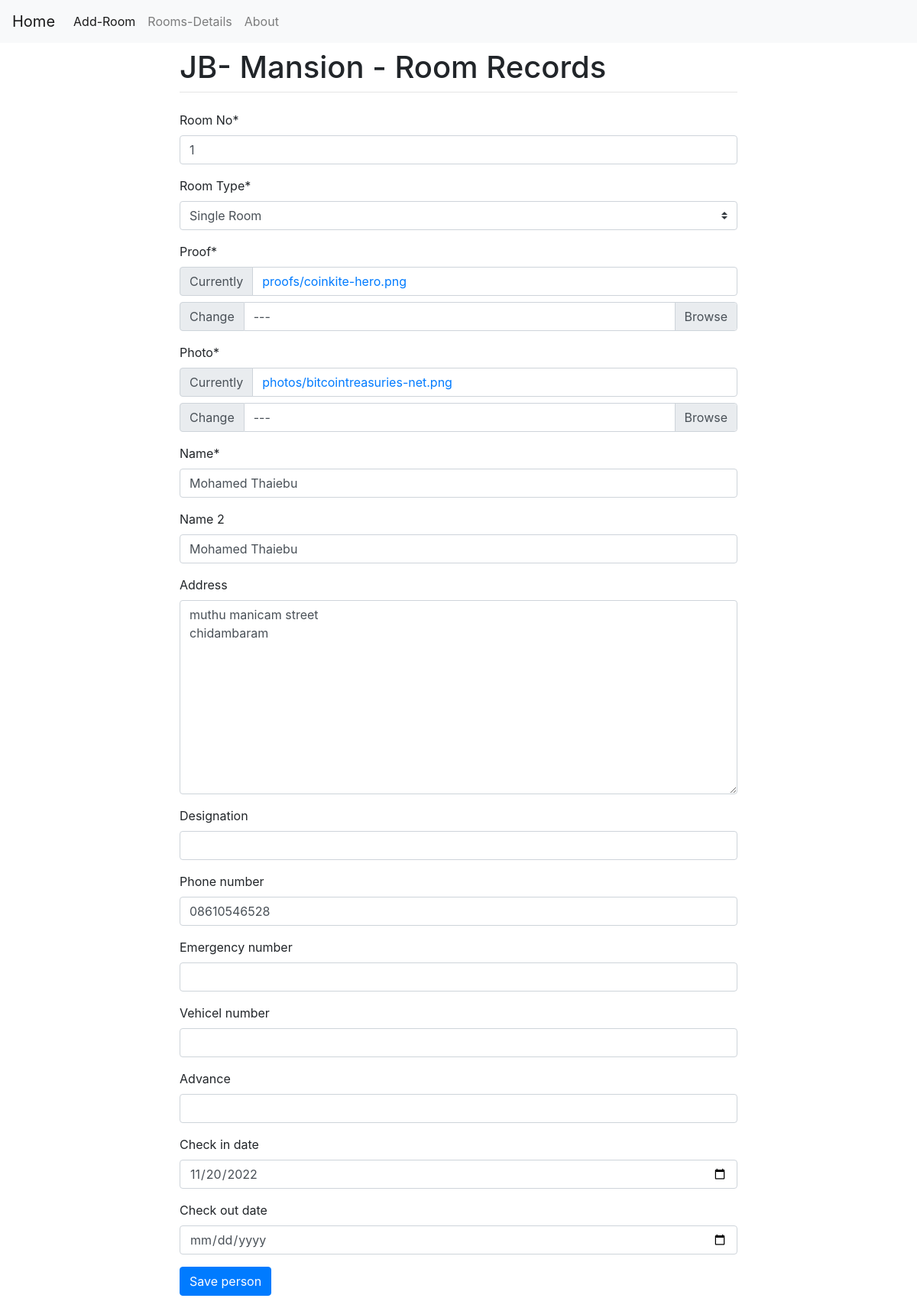
The page /person_update/1 on the database its author committed.
### room_app/models.py (models this page shows)
class Booking(models.Model):
    Room_No = models.CharField(max_length=5 ,primary_key=True)
    Room_Type = models.CharField(
        max_length = 20,
        choices = ROOM_CHOICES,
        default = '1'
        )
    Proof = models.ImageField(upload_to = "proofs")
    photo = models.ImageField(upload_to = "photos")
    Name = models.CharField(max_length=100)
    Name_2 = models.CharField(max_length=100,blank=True)
    Address = models.TextField(blank=True)
    Designation = models.CharField(max_length=100,blank=True)
    phone_number = models.CharField(max_length=12,blank=True)
    Emergency_number = models.CharField(max_length=12,blank=True)
    vehicel_number = models.CharField(max_length=12,blank=True)
    Advance = models.CharField(max_length=10,blank=True)
    Check_in_date = models.DateTimeField(blank=True,null=True)
    Check_out_date = models.DateTimeField(blank=True,null=True)

### room_app/views.py (the view)
# urls.py: path('person_update/<str:pk>', PersonUpdateView.as_view()),
class PersonUpdateView(UpdateView):
    model = Booking
    form_class = PostForm
    template_name = 'update-detail.html'
    success_url = 'http://127.0.0.1:8000/person_list/'
    def get_form(self, form_class=None):
        form = super(PersonUpdateView, self).get_form(form_class)
        form.fields['Check_in_date'].widget = AdminDateWidget(attrs={'type': 'date'})
        form.fields['Check_out_date'].widget = AdminDateWidget(attrs={'type': 'date'})
        return form

### room_app/forms.py
class PostForm(forms.ModelForm):
    class Meta:
        model = Booking
        fields = "__all__"
    def __init__(self, *args, **kwargs):
        super().__init__(*args, **kwargs)
        self.helper = FormHelper()
        self.helper.form_method = 'post'
        self.helper.add_input(Submit('submit', 'Save person'))

### templates/update-detail.html (shortened to what this page needs)
{% extends 'base.html' %}
{% load crispy_forms_tags %}
{% block content %}
  {% crispy form %}
{% endblock %}

### rows shown on the page
Booking: Room_No "1", Room_Type "Single Room", Name "Mohamed Thaiebu", Name_2 "Mohamed Thaiebu", Address "muthu manicam street chidambaram", phone_number "08610546528", Check_in_date "11/20/2022"
